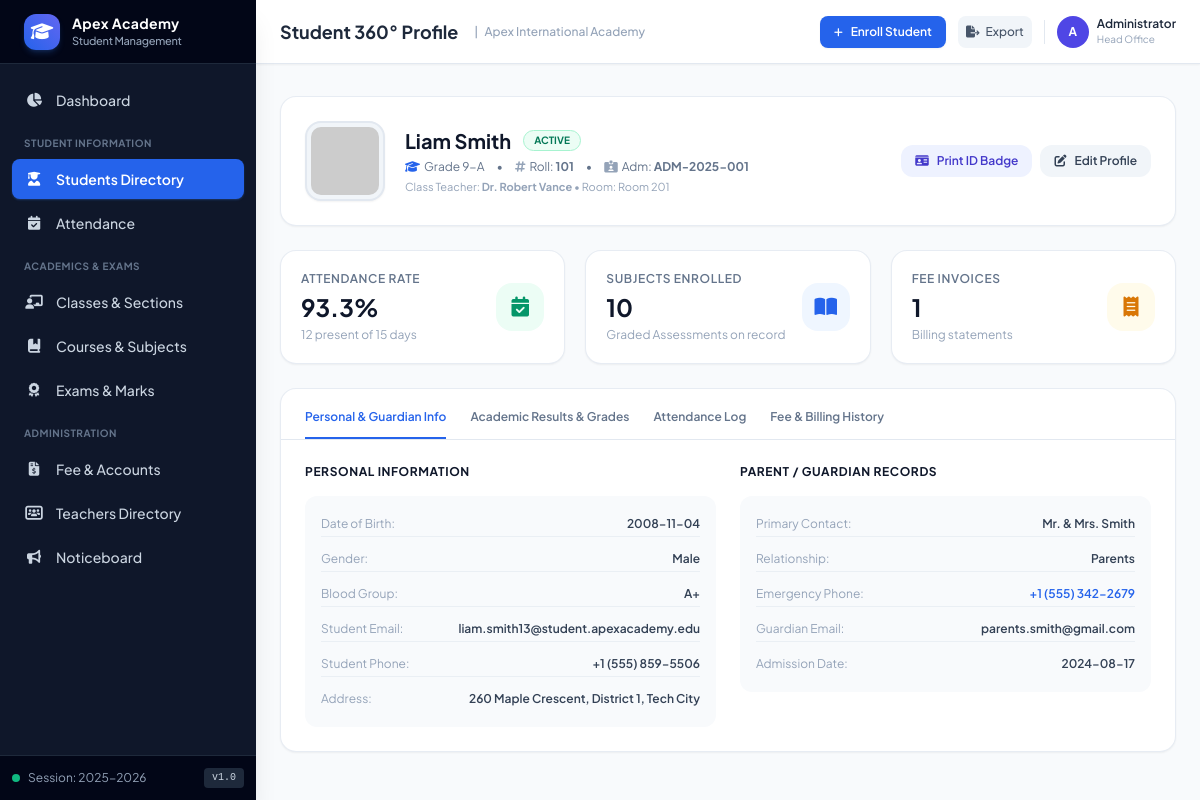
Screenshot of /students/1 with the database file from the repository.
### tables this page shows
CREATE TABLE students (
        id INTEGER PRIMARY KEY AUTOINCREMENT,
        admission_no TEXT UNIQUE NOT NULL,
        roll_no TEXT NOT NULL,
        first_name TEXT NOT NULL,
        last_name TEXT NOT NULL,
        gender TEXT NOT NULL,
        dob TEXT NOT NULL,
        blood_group TEXT,
        email TEXT,
        phone TEXT,
        address TEXT,
        class_id INTEGER NOT NULL,
        admission_date TEXT NOT NULL,
        parent_name TEXT NOT NULL,
        parent_relation TEXT DEFAULT 'Parent',
        parent_phone TEXT NOT NULL,
        parent_email TEXT,
        status TEXT DEFAULT 'Active',
        avatar_url TEXT,
        FOREIGN KEY (class_id) REFERENCES classes(id) ON DELETE RESTRICT
    );

CREATE TABLE classes (
        id INTEGER PRIMARY KEY AUTOINCREMENT,
        name TEXT NOT NULL,
        grade_level TEXT NOT NULL,
        section TEXT NOT NULL,
        room_number TEXT,
        class_teacher_id INTEGER,
        FOREIGN KEY (class_teacher_id) REFERENCES teachers(id) ON DELETE SET NULL,
        UNIQUE(grade_level, section)
    );

CREATE TABLE teachers (
        id INTEGER PRIMARY KEY AUTOINCREMENT,
        employee_id TEXT UNIQUE NOT NULL,
        full_name TEXT NOT NULL,
        email TEXT UNIQUE NOT NULL,
        phone TEXT,
        department TEXT NOT NULL,
        designation TEXT NOT NULL,
        qualification TEXT,
        join_date TEXT NOT NULL,
        status TEXT DEFAULT 'Active'
    );

### app.py (the view)
@app.route('/students/<int:id>')
def student_detail(id):
    student = query_db("""
        SELECT s.*, c.name as class_name, c.room_number, c.grade_level, c.section,
               t.full_name as class_teacher_name, t.email as class_teacher_email
        FROM students s
        LEFT JOIN classes c ON s.class_id = c.id
        LEFT JOIN teachers t ON c.class_teacher_id = t.id
        WHERE s.id = ?
    """, (id,), one=True)
    if not student:
        flash("Student not found", "warning")
        return redirect(url_for('students_list'))
    att_stats = query_db("""
        SELECT
            COUNT(*) as total_days,
            SUM(CASE WHEN status = 'Present' THEN 1 ELSE 0 END) as present_days,
            SUM(CASE WHEN status = 'Absent' THEN 1 ELSE 0 END) as absent_days,
            SUM(CASE WHEN status = 'Late' THEN 1 ELSE 0 END) as late_days,
            SUM(CASE WHEN status = 'Excused' THEN 1 ELSE 0 END) as excused_days
        FROM attendance
        WHERE student_id = ?
    """, (id,), one=True)
    total_days = att_stats['total_days'] or 0
    present_equiv = (att_stats['present_days'] or 0) + (att_stats['late_days'] or 0)
    attendance_rate = (present_equiv / total_days * 100) if total_days > 0 else 0.0
    recent_attendance = query_db("""
        SELECT * FROM attendance WHERE student_id = ? ORDER BY date DESC LIMIT 10
    """, (id,))
    grades = query_db("""
        SELECT g.*, sub.code as subject_code, sub.name as subject_name, ex.name as exam_name, ex.academic_year
        FROM grades g
        JOIN subjects sub ON g.subject_id = sub.id
        JOIN exams ex ON g.exam_id = ex.id
        WHERE g.student_id = ?
        ORDER BY ex.start_date DESC, sub.name ASC
    """, (id,))
    invoices = query_db("""
        SELECT fi.*, ft.name as fee_type_name
        FROM fee_invoices fi
        JOIN fee_types ft ON fi.fee_type_id = ft.id
        WHERE fi.student_id = ?
        ORDER BY fi.id DESC
    """, (id,))
    return render_template(
        'students/profile.html',
        student=student,
        att_stats=att_stats,
        attendance_rate=attendance_rate,
        recent_attendance=recent_attendance,
        grades=grades,
        invoices=invoices
    )

### templates/students/profile.html (shortened to what this page needs)
{% extends "base.html" %}
{% block header_title %}Student 360&deg; Profile{% endblock %}
{% block content %}
<div class="space-y-6 pb-12">
    <div class="bg-white p-6 rounded-2xl border border-slate-200/80 shadow-sm flex flex-col md:flex-row items-start md:items-center justify-between gap-6">
        <div class="flex items-center gap-5">
            <img src="{{ student.avatar_url }}" alt="avatar" class="w-20 h-20 rounded-2xl bg-slate-100 border-2 border-slate-200 p-1 shadow-sm">
            <div>
                <div class="flex items-center gap-3">
                    <h2 class="text-xl font-bold text-slate-900">{{ student.first_name }} {{ student.last_name }}</h2>
                    <span class="text-[10px] font-bold px-2.5 py-0.5 rounded-full uppercase badge-{{ student.status.lower() }}">
                        {{ student.status }}
                    </span>
                </div>
                <p class="text-xs text-slate-500 mt-1 flex flex-wrap items-center gap-3">
                    <span><i class="fa-solid fa-graduation-cap mr-1 text-blue-600"></i>{{ student.class_name }}</span>
                    <span>&bull;</span>
                    <span><i class="fa-solid fa-hashtag mr-1 text-slate-400"></i>Roll: <b>{{ student.roll_no }}</b></span>
                    <span>&bull;</span>
                    <span><i class="fa-solid fa-id-card-clip mr-1 text-slate-400"></i>Adm: <b>{{ student.admission_no }}</b></span>
                </p>
                <p class="text-[11px] text-slate-400 mt-1">
                    Class Teacher: <b>{{ student.class_teacher_name or 'Unassigned' }}</b> &bull; Room: {{ student.room_number or 'N/A' }}
                </p>
            </div>
        </div>
        <div class="flex flex-wrap items-center gap-2">
            <a href="{{ url_for('student_id_card', id=student.id) }}" class="inline-flex items-center gap-2 bg-indigo-50 hover:bg-indigo-100 text-indigo-700 text-xs font-semibold px-3.5 py-2 rounded-xl transition-colors">
                <i class="fa-solid fa-id-card"></i>
                <span>Print ID Badge</span>
            </a>
            <a href="{{ url_for('student_edit', id=student.id) }}" class="inline-flex items-center gap-2 bg-slate-100 hover:bg-slate-200 text-slate-700 text-xs font-semibold px-3.5 py-2 rounded-xl transition-colors">
                <i class="fa-solid fa-pen-to-square"></i>
                <span>Edit Profile</span>
            </a>
        </div>
    </div>
    <div class="grid grid-cols-1 sm:grid-cols-3 gap-5">
        <div class="bg-white p-5 rounded-2xl border border-slate-200/80 shadow-sm flex items-center justify-between">
            <div>
                <p class="text-xs font-semibold text-slate-500 uppercase tracking-wider">Attendance Rate</p>
                <h3 class="text-2xl font-bold text-slate-900 mt-1">{{ attendance_rate|percent }}</h3>
                <p class="text-xs text-slate-400 mt-1">{{ att_stats.present_days or 0 }} present of {{ att_stats.total_days or 0 }} days</p>
            </div>
            <div class="w-12 h-12 rounded-2xl bg-emerald-50 text-emerald-600 flex items-center justify-center text-xl">
                <i class="fa-solid fa-calendar-check"></i>
            </div>
        </div>
        <div class="bg-white p-5 rounded-2xl border border-slate-200/80 shadow-sm flex items-center justify-between">
            <div>
                <p class="text-xs font-semibold text-slate-500 uppercase tracking-wider">Subjects Enrolled</p>
                <h3 class="text-2xl font-bold text-slate-900 mt-1">{{ grades|length }}</h3>
                <p class="text-xs text-slate-400 mt-1">Graded Assessments on record</p>
            </div>
            <div class="w-12 h-12 rounded-2xl bg-blue-50 text-blue-600 flex items-center justify-center text-xl">
                <i class="fa-solid fa-book-open"></i>
            </div>
        </div>
        <div class="bg-white p-5 rounded-2xl border border-slate-200/80 shadow-sm flex items-center justify-between">
            <div>
                <p class="text-xs font-semibold text-slate-500 uppercase tracking-wider">Fee Invoices</p>
                <h3 class="text-2xl font-bold text-slate-900 mt-1">{{ invoices|length }}</h3>
                <p class="text-xs text-slate-400 mt-1">Billing statements</p>
            </div>
            <div class="w-12 h-12 rounded-2xl bg-amber-50 text-amber-600 flex items-center justify-center text-xl">
                <i class="fa-solid fa-receipt"></i>
            </div>
        </div>
    </div>
    <div class="bg-white rounded-2xl border border-slate-200/80 shadow-sm overflow-hidden">
        <div class="flex border-b border-slate-200 px-6 pt-2 space-x-6 text-xs font-semibold">
            <button onclick="switchTab('tab-bio', this)" class="tab-btn py-3 border-b-2 border-blue-600 text-blue-600 transition-colors">
                Personal & Guardian Info
            </button>
            <button onclick="switchTab('tab-grades', this)" class="tab-btn py-3 border-b-2 border-transparent text-slate-500 hover:text-slate-800 transition-colors">
                Academic Results & Grades
            </button>
            <button onclick="switchTab('tab-attendance', this)" class="tab-btn py-3 border-b-2 border-transparent text-slate-500 hover:text-slate-800 transition-colors">
                Attendance Log
            </button>
            <button onclick="switchTab('tab-fees', this)" class="tab-btn py-3 border-b-2 border-transparent text-slate-500 hover:text-slate-800 transition-colors">
                Fee & Billing History
            </button>
        </div>
        <div id="tab-bio" class="tab-content p-6 space-y-6">
            <div class="grid grid-cols-1 md:grid-cols-2 gap-6">
                <div class="space-y-4">
                    <h4 class="text-xs font-bold text-slate-900 uppercase tracking-wider">Personal Information</h4>
                    <div class="bg-slate-50 p-4 rounded-xl space-y-2.5 text-xs text-slate-700">
                        <div class="flex justify-between py-1 border-b border-slate-200/60">
                            <span class="text-slate-400">Date of Birth:</span>
                            <span class="font-semibold">{{ student.dob }}</span>
                        </div>
                        <div class="flex justify-between py-1 border-b border-slate-200/60">
                            <span class="text-slate-400">Gender:</span>
                            <span class="font-semibold">{{ student.gender }}</span>
                        </div>
                        <div class="flex justify-between py-1 border-b border-slate-200/60">
                            <span class="text-slate-400">Blood Group:</span>
                            <span class="font-semibold">{{ student.blood_group or 'N/A' }}</span>
                        </div>
                        <div class="flex justify-between py-1 border-b border-slate-200/60">
                            <span class="text-slate-400">Student Email:</span>
                            <span class="font-semibold">{{ student.email or 'N/A' }}</span>
                        </div>
                        <div class="flex justify-between py-1 border-b border-slate-200/60">
                            <span class="text-slate-400">Student Phone:</span>
                            <span class="font-semibold">{{ student.phone or 'N/A' }}</span>
                        </div>
                        <div class="flex justify-between py-1">
                            <span class="text-slate-400">Address:</span>
                            <span class="font-semibold text-right">{{ student.address or 'N/A' }}</span>
                        </div>
                    </div>
                </div>
                <div class="space-y-4">
                    <h4 class="text-xs font-bold text-slate-900 uppercase tracking-wider">Parent / Guardian Records</h4>
                    <div class="bg-slate-50 p-4 rounded-xl space-y-2.5 text-xs text-slate-700">
                        <div class="flex justify-between py-1 border-b border-slate-200/60">
                            <span class="text-slate-400">Primary Contact:</span>
                            <span class="font-semibold">{{ student.parent_name }}</span>
                        </div>
                        <div class="flex justify-between py-1 border-b border-slate-200/60">
                            <span class="text-slate-400">Relationship:</span>
                            <span class="font-semibold">{{ student.parent_relation }}</span>
                        </div>
                        <div class="flex justify-between py-1 border-b border-slate-200/60">
                            <span class="text-slate-400">Emergency Phone:</span>
                            <span class="font-semibold text-blue-600">{{ student.parent_phone }}</span>
                        </div>
                        <div class="flex justify-between py-1 border-b border-slate-200/60">
                            <span class="text-slate-400">Guardian Email:</span>
                            <span class="font-semibold">{{ student.parent_email or 'N/A' }}</span>
                        </div>
                        <div class="flex justify-between py-1">
                            <span class="text-slate-400">Admission Date:</span>
                            <span class="font-semibold">{{ student.admission_date }}</span>
                        </div>
                    </div>
                </div>
            </div>
        </div>
    </div>
</div>
{% endblock %}

### rows the page displays
students: first_name "Liam", last_name "Smith", status "ACTIVE", roll_no "101", admission_no "ADM-2025-001", dob "2008-11-04", gender "Male", blood_group "A+", email "liam.smith13@student.apexacademy.edu", phone "+1 (555) 859-5506", address "260 Maple Crescent, District 1, Tech City", parent_name "Mr. & Mrs. Smith", parent_relation "Parents", parent_phone "+1 (555) 342-2679", parent_email "parents.smith@gmail.com", admission_date "2024-08-17"
classes: class_name "Grade 9-A", room_number "Room 201"
teachers: full_name "Dr. Robert Vance"

### other values shown
{{ academic_year }} "2025-2026"
{{ school_name }} "Apex International Academy"
{{ attendance_rate|percent }} "93.3%"
{{ att_stats.present_days or 0 }} "12"
{{ att_stats.total_days or 0 }} "15"
{{ grades|length }} "10"
{{ invoices|length }} "1"
